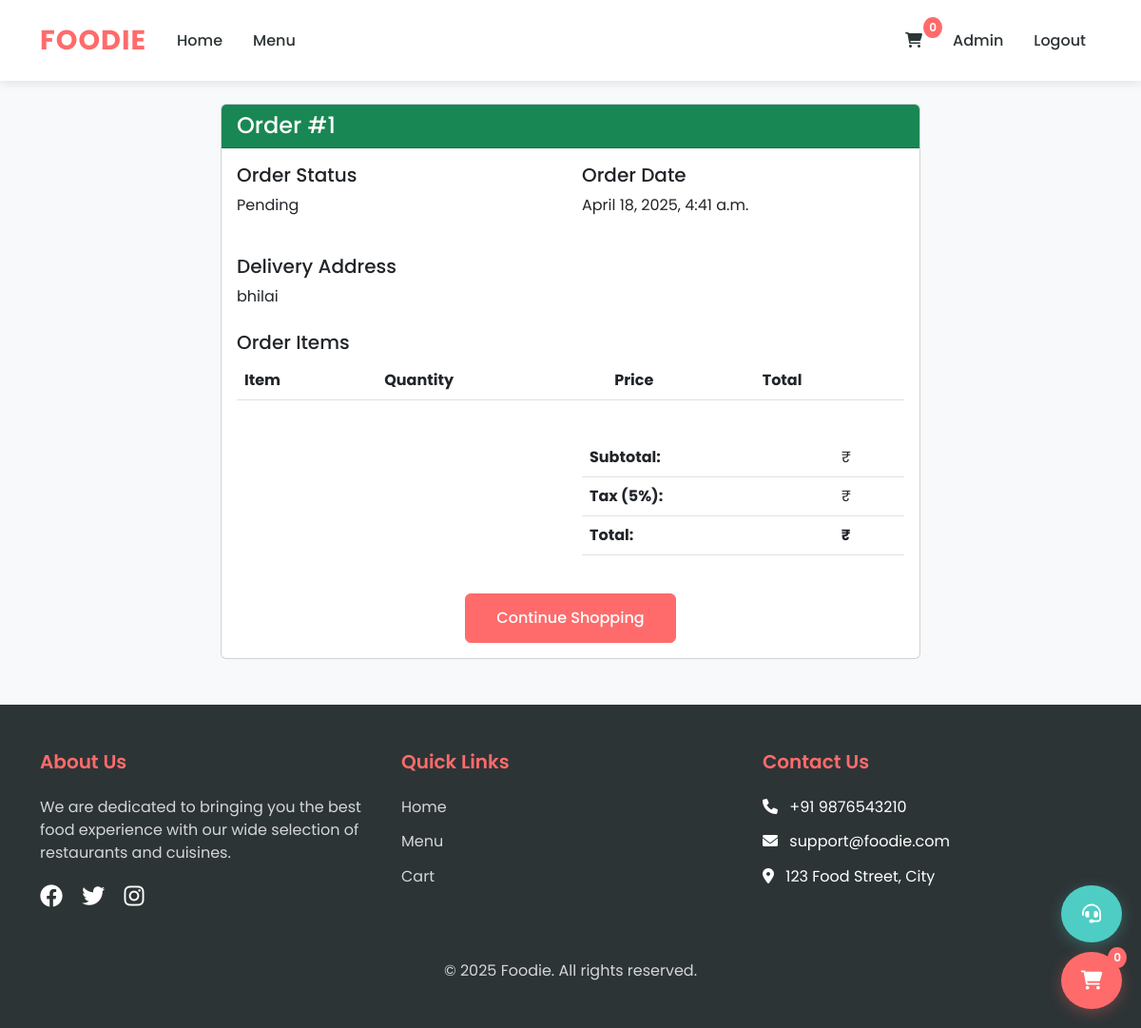
/order/1/ (signed in), run on the app's committed database.
### core/models.py (models this page shows, shortened)
class Order(models.Model):
    STATUS_CHOICES = [
        ('pending', 'Pending'),
        ('confirmed', 'Confirmed'),
        ('preparing', 'Preparing'),
        ('out_for_delivery', 'Out for Delivery'),
        ('delivered', 'Delivered'),
        ('cancelled', 'Cancelled'),
    ]
    PAYMENT_METHOD_CHOICES = [
        ('cash', 'Cash on Delivery'),
        ('card', 'Credit/Debit Card'),
        ('upi', 'UPI Payment'),
    ]
    user = models.ForeignKey(User, on_delete=models.CASCADE)
    restaurant = models.ForeignKey(Restaurant, on_delete=models.CASCADE, null=True, blank=True)
    status = models.CharField(max_length=20, choices=STATUS_CHOICES, default='pending')
    payment_method = models.CharField(max_length=20, choices=PAYMENT_METHOD_CHOICES, default='cash')
    delivery_address = models.TextField()
    total_amount = models.DecimalField(max_digits=10, decimal_places=2)
    coupon_code = models.CharField(max_length=20, blank=True, null=True)
    discount_amount = models.DecimalField(max_digits=10, decimal_places=2, default=0)
    delivery_phone = models.CharField(max_length=15, default='+91 0000000000')
    created_at = models.DateTimeField(auto_now_add=True)
    updated_at = models.DateTimeField(auto_now=True)

### core/views.py (the view)
# urls.py: path('order/<int:order_id>/', views.order_detail, name='order_detail'),
@login_required
def order_detail(request, order_id):
    order = get_object_or_404(Order, id=order_id, user=request.user)
    return render(request, 'order_detail.html', {'order': order})

### core/templates/order_detail.html (shortened to what this page needs)
{% extends 'base.html' %}
{% block content %}
<div class="container mt-4">
    <div class="row">
        <div class="col-md-8 offset-md-2">
            <div class="card">
                <div class="card-header bg-success text-white">
                    <h4 class="mb-0">Order #{{ order.id }}</h4>
                </div>
                <div class="card-body">
                    <div class="row mb-4">
                        <div class="col-md-6">
                            <h5>Order Status</h5>
                            <p class="text-capitalize">{{ order.status }}</p>
                        </div>
                        <div class="col-md-6">
                            <h5>Order Date</h5>
                            <p>{{ order.created_at|date:"F j, Y, g:i a" }}</p>
                        </div>
                    </div>
                    <h5>Delivery Address</h5>
                    <p class="mb-4">{{ order.delivery_address }}</p>
                    <h5>Order Items</h5>
                    <div class="table-responsive">
                        <table class="table">
                            <thead>
                                <tr>
                                    <th>Item</th>
                                    <th>Quantity</th>
                                    <th>Price</th>
                                    <th>Total</th>
                                </tr>
                            </thead>
                        </table>
                    </div>
                    <div class="row mt-4">
                        <div class="col-md-6 offset-md-6">
                            <table class="table">
                                <tr>
                                    <th>Subtotal:</th>
                                    <td class="text-right">₹{{ order.subtotal }}</td>
                                </tr>
                                <tr>
                                    <th>Tax (5%):</th>
                                    <td class="text-right">₹{{ order.tax }}</td>
                                </tr>
                                <tr>
                                    <th>Total:</th>
                                    <td class="text-right"><strong>₹{{ order.total }}</strong></td>
                                </tr>
                            </table>
                        </div>
                    </div>
                    <div class="text-center mt-4">
                        <a href="{% url 'menu' %}" class="btn btn-primary">Continue Shopping</a>
                    </div>
                </div>
            </div>
        </div>
    </div>
</div>
{% endblock %}

### core/templates/base.html (style rules this page uses)
:root { --primary-color: #ff6b6b; --secondary-color: #4ecdc4; --dark-color: #2d3436; --light-color: #f8f9fa; }
body { font-family: 'Poppins', sans-serif; background-color: var(--light-color); }
.btn-primary { background-color: var(--primary-color); border-color: var(--primary-color); padding: 0.8rem 2rem; font-weight: 500; transition: all 0.3s ease; }

### data on the page
Order: id "1", status "Pending", created_at "April 18, 2025, 4:41 a.m.", delivery_address "bhilai"
